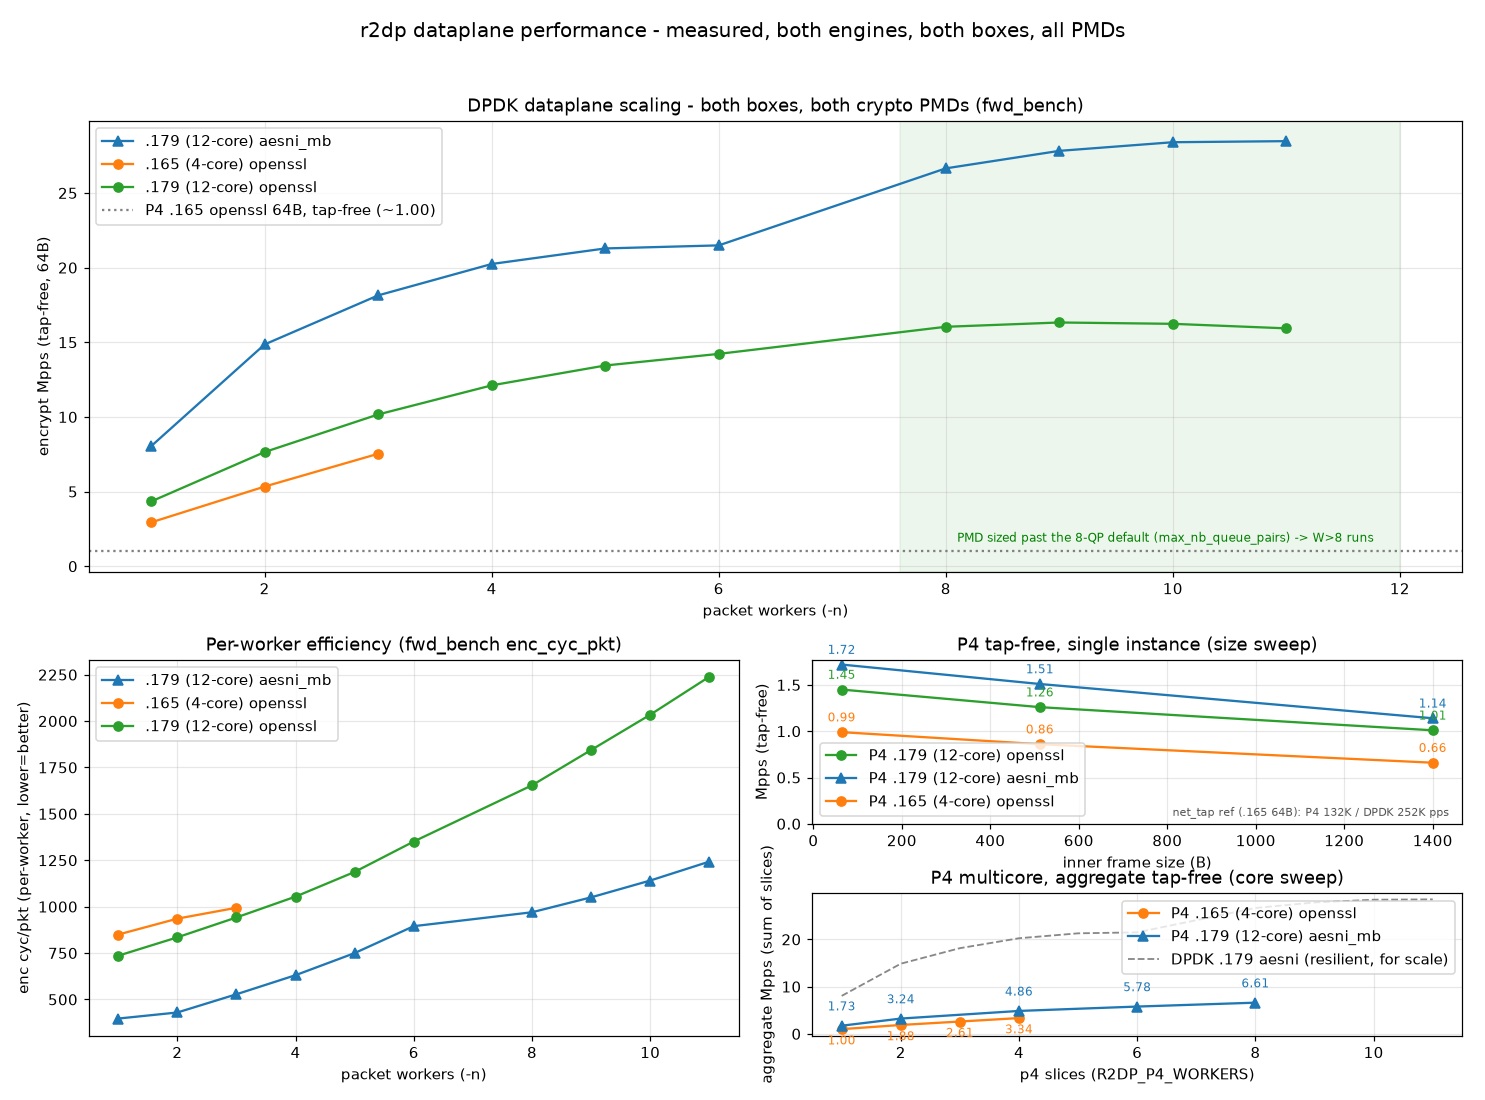

Source code (Python):
#!/usr/bin/env python3
"""Regenerate bench/curves.png from benchmark data.

Two modes:

  bench/curves.py plot [--data bench/curves_data.json]
      Render curves.png from the committed data JSON (works offline).

  bench/curves.py collect --bin /path/fwd_bench --box NAME --pmd openssl|aesni_mb \
          --hz 3.19e9 --workers 1,2,4,8,11 --size 64
      Run fwd_bench --json for each worker count and merge the enc/dec Mpps
      into --data (default bench/curves_data.json).  --box is any label
      (e.g. ".179 (12-core)") used as a series name.

  bench/curves.py collect --from-json fwd_res.json --box NAME --pmd PMD
      Parse an existing fwd_bench --json file instead of re-running.

The P4 tap-free point and the tap-path values are read from the data JSON's
"p4" / "tap" keys (committed from R2DP_P4_BENCH and bench/p4_bench.sh runs).

Data schema (curves_data.json):
{
  "dpdk": [ {"box": "...", "pmd": "openssl", "size": 64, "hz": 3.19e9,
             "enc": {worker: mpps, ...}, "dec": {...},
             "enc_cyc": {worker: cyc/pkt}, "dec_cyc": {...}}, ... ],
  "p4":   {"tapless_mpps": 1.00, "tap_mpps": 0.132, "dpdk_tap_mpps": 0.252,
           "sweep": {box: {pmd: {size: (mpps, cyc)}}}, "note": "..."},
}
"""
import argparse, json, os, subprocess, sys
import matplotlib
matplotlib.use("Agg")
import matplotlib.pyplot as plt

DEFAULT_DATA = os.path.join(os.path.dirname(os.path.abspath(__file__)),
                            "curves_data.json")
OUT = os.path.join(os.path.dirname(os.path.abspath(__file__)), "curves.png")


def load_data(path):
    if not os.path.exists(path):
        return {"dpdk": [], "p4": {}}
    with open(path) as f:
        return json.load(f)


def save_data(path, data):
    with open(path, "w") as f:
        json.dump(data, f, indent=1, sort_keys=False)
    print(f"wrote {path}")


def parse_fwd_json(text):
    """Parse one or more concatenated fwd_bench --json blobs (one per run)
    into a flat list of rows {'pmd','workers','size',
    enc,dec,enc_cyc,dec_cyc}.  --json - yields one JSON object per run on
    stdout; workers default to 1 on the single-worker path (the object omits
    the field).  Rows carry the bench's own per-worker cycles/pkt and Mpps."""
    import json as _json
    dec = _json.JSONDecoder()
    text = text[text.find("{"):]
    rows = []
    while text.strip():
        obj, end = dec.raw_decode(text)
        text = text[end:].lstrip()
        w = obj.get("workers", 1)
        for r in obj.get("results", []):
            rows.append({
                "pmd": obj.get("pmd", "?"),
                "workers": r.get("workers", w),
                "size": r.get("size"),
                "enc": r.get("enc_mpps"),
                "dec": r.get("dec_mpps"),
                "enc_cyc": r.get("enc_cyc_pkt"),
                "dec_cyc": r.get("dec_cyc_pkt"),
            })
    return rows


def collect_from_bin(data, args):
    path, box, pmd = args.bin, args.box, args.pmd
    hz = float(args.hz)
    ws = [int(x) for x in args.workers.split(",")]
    size = int(args.size)
    src = None
    for s in data.get("dpdk", []):
        if s["box"] == box and s["pmd"] == pmd:
            src = s
            break
    if src is None:
        src = {"box": box, "pmd": pmd, "size": size,
               "hz": hz, "enc": {}, "dec": {}, "enc_cyc": {}, "dec_cyc": {}}
        data["dpdk"].append(src)
    src.setdefault("enc_cyc", {})
    src.setdefault("dec_cyc", {})
    src["size"], src["hz"] = size, hz
    for w in ws:
        cmd = [path, "--pmd", pmd, "--sizes", str(size), "--tunnels", "1",
               "--runs", str(args.runs), "--workers", str(w),
               "--json", "-"]
        p = subprocess.run(cmd, capture_output=True, text=True)
        if p.returncode not in (0, 77):
            tail = p.stderr.strip().splitlines()[-1] if p.stderr.strip() else ""
            print(f"  W={w}: rc={p.returncode}: {tail}")
            continue
        rows = parse_fwd_json(p.stdout)
        for r in rows:
            if r["size"] == size:
                src["enc"][str(w)] = float(r["enc"])
                src["dec"][str(w)] = float(r["dec"])
                if r["enc_cyc"]:
                    src["enc_cyc"][str(w)] = float(r["enc_cyc"])
                if r["dec_cyc"]:
                    src["dec_cyc"][str(w)] = float(r["dec_cyc"])
        print(f"  W={w}: enc={src['enc'].get(str(w))} dec={src['dec'].get(str(w))} "
              f"{pmd} {box}")
    return data


def collect_from_file(data, args):
    with open(args.from_json) as f:
        rows = parse_fwd_json(f.read())
    # locate or create the series for this box/pmd, then overlay each worker
    src = next((s for s in data.get("dpdk", [])
                if s["box"] == args.box and s["pmd"] == args.pmd), None)
    fresh = src is None
    if fresh:
        src = {"box": args.box, "pmd": args.pmd, "enc": {}, "dec": {},
               "enc_cyc": {}, "dec_cyc": {}}
        data["dpdk"].append(src)
    src.setdefault("enc_cyc", {})
    src.setdefault("dec_cyc", {})
    for r in rows:
        src["enc"][str(r["workers"])] = r["enc"]
        src["dec"][str(r["workers"])] = r["dec"]
        if r["enc_cyc"]:
            src["enc_cyc"][str(r["workers"])] = r["enc_cyc"]
        if r["dec_cyc"]:
            src["dec_cyc"][str(r["workers"])] = r["dec_cyc"]
    if rows:
        src["size"] = rows[0]["size"]
    if args.hz:
        src["hz"] = float(args.hz)
    if not fresh:
        print(f"  merged {len(rows)} row(s) into {args.box} {args.pmd} "
              f"(enc keys now {sorted(src['enc'])})")
    return data


def plot(data, out):
    dpdk = sorted(data.get("dpdk", []),
                  key=lambda s: (s["pmd"] != "aesni_mb", "165" not in s["box"]))
    p4 = data.get("p4", {})
    p4_tapfree = p4.get("tapless_mpps", 1.00)
    p4_tap = p4.get("tap_mpps", 0.132)
    dpdk_tap = p4.get("dpdk_tap_mpps", 0.252)

    fig = plt.figure(figsize=(13.5, 10))
    gs = fig.add_gridspec(2, 2, height_ratios=[1.2, 1])
    # (a) DPDK tap-free scaling (enc) per series
    ax = fig.add_subplot(gs[0, :])
    # Stable color keyed by (box, pmd); reused verbatim in the P4 sweep panel
    # so a series keeps its color across panels (review: colors were inverted
    # between the DPDK and P4 panels).
    sc = {
        ".179 (12-core)|aesni_mb": "#1f77b4",
        ".165 (4-core)|openssl":  "#ff7f0e",
        ".179 (12-core)|openssl": "#2ca02c",
    }
    def color(box, pmd):
        return sc.get(f"{box}|{pmd}", "#333333")
    styles = {"openssl": "o-", "aesni_mb": "^-"}
    for s in dpdk:
        xs = sorted(int(k) for k in s["enc"])
        label = f"{s['box']} {s['pmd']}"
        ax.plot(xs, [s["enc"][str(x)] for x in xs], styles.get(s["pmd"], "o-"),
                label=label, color=color(s["box"], s["pmd"]), ms=6)
    ax.axhline(p4_tapfree, color="gray", ls=":", lw=1.5,
               label=f"P4 .165 openssl 64B, tap-free (~{p4_tapfree:.2f})")
    ax.axvspan(7.6, 12, color="green", alpha=0.07)
    ylo, yhi = ax.get_ylim()
    ax.text(8.1, ylo + (yhi - ylo) * 0.06,
            "PMD sized past the 8-QP default (max_nb_queue_pairs) -> W>8 runs",
            fontsize=8, color="green", va="bottom")
    ax.set_xlabel("packet workers (-n)")
    ax.set_ylabel("encrypt Mpps (tap-free, 64B)")
    ax.set_title("DPDK dataplane scaling - both boxes, both crypto PMDs (fwd_bench)")
    ax.grid(True, alpha=0.3)
    ax.legend(loc="upper left")

    # (b) efficiency: the bench's measured per-worker enc cyc/pkt (its own
    # column), not aggregate Mpps turned into a fake cyc/pkt.
    ax = fig.add_subplot(gs[1, 0])
    for s in dpdk:
        if not s.get("enc_cyc"):
            continue  # collected before cyc/pkt was kept; nothing honest to plot
        xs = sorted(int(k) for k in s["enc_cyc"])
        ax.plot(xs, [s["enc_cyc"][str(x)] for x in xs],
                styles.get(s["pmd"], "o-"),
                label=f"{s['box']} {s['pmd']}",
                color=color(s["box"], s["pmd"]), ms=6)
    ax.set_xlabel("packet workers (-n)")
    ax.set_ylabel("enc cyc/pkt (per-worker, lower=better)")
    ax.set_title("Per-worker efficiency (fwd_bench enc_cyc_pkt)")
    ax.grid(True, alpha=0.3)
    ax.legend()

    # (c) P4 tap-free sweep: Mpps vs packet size, per box/PMD (single instance)
    gs_c = gs[1, 1].subgridspec(2, 1, height_ratios=[1.15, 1], hspace=0.45)

    # (c1) P4 tap-free size sweep: Mpps vs packet size (single instance)
    ax = fig.add_subplot(gs_c[0])
    p4sweep = p4.get("sweep", {})
    if p4sweep:
        styles4 = {"openssl": "o-", "aesni_mb": "^-"}
        for box, pms in p4sweep.items():
            for pmd, sizes in pms.items():
                xs = sorted(int(k) for k in sizes)
                ys = [sizes[str(x)][0] for x in xs]   # Mpps
                ax.plot(xs, ys, styles4.get(pmd, "o-"), ms=6,
                        label=f"P4 {box} {pmd}",
                        color=color(box, pmd))
                for xi, yi in zip(xs, ys):
                    ax.annotate(f"{yi:.2f}", (xi, yi),
                                textcoords="offset points", xytext=(0, 7),
                                ha="center", fontsize=8,
                                color=color(box, pmd))
        ax.set_ylim(0, None)          # keep the .165 1400B (0.66) on the floor
        ax.set_xlabel("inner frame size (B)")
        ax.set_ylabel("Mpps (tap-free)")
        ax.set_title("P4 tap-free, single instance (size sweep)")
        ax.ticklabel_format(axis="x", style="plain")
        # tap wall (was the only place the shared net_tap numbers were on the
        # figure; keep them as a caption so the wall isn't lost from the chart)
        # Anchored bottom-right so it does not collide with the Mpps labels.
        ax.text(0.98, 0.03,
                f"net_tap ref (.165 64B): P4 {p4_tap*1e3:.0f}K / "
                f"DPDK {dpdk_tap*1e3:.0f}K pps",
                transform=ax.transAxes, va="bottom", ha="right",
                fontsize=7, color="#555555")

    # (c1) size sweep done (if/else above).  Now (c2) the core sweep on the
    # lower half of the right-hand panel -- a separate if/else, NOT nested in
    # the size-sweep block.
    if p4sweep:
        pass
    else:
        dpdk_tapfree = {}
        for s in dpdk:
            if "1" in s["enc"]:
                pm = "aesni" if s["pmd"] == "aesni_mb" else s["pmd"]
                box = "12c" if "179" in s["box"] else "4c"
                dpdk_tapfree[f"DPDK {box} {pm}"] = s["enc"]["1"]
        labels = (["P4 tap-free"] + list(dpdk_tapfree) +
                  ["P4 net_tap", "DPDK net_tap"])
        vals = [p4_tapfree] + list(dpdk_tapfree.values()) + [p4_tap, dpdk_tap]
        colors = (["#4C72B0"] + ["#55A868"]*len(dpdk_tapfree) +
                  ["#4C72B0", "#DD8452"])
        ax.bar(labels, vals, color=colors)
        for i, v in enumerate(vals):
            ax.text(i, v, f"{v:.2f}" if v >= 1 else f"{v*1e3:.0f}K",
                    ha="center", va="bottom", fontsize=9)
        ax.set_ylabel("Mpps")
        ax.set_title("Tap-free dataplane vs real I/O via shared net_tap (64B)")
        plt.setp(ax.get_xticklabels(), rotation=20, ha="right")
    ax.grid(True, alpha=0.3)
    ax.legend()

    # (c2) P4 multicore core sweep: aggregate Mpps vs R2DP_P4_WORKERS
    ax2 = fig.add_subplot(gs_c[1])
    p4core = p4.get("core_sweep", {})
    if p4core:
        for box, pms in p4core.items():
            # Alternate 5-tuple boxes so same-x annotations don't stack at
            # the default (0,7) offset.
            yoff = {"165": -10, "179": 10}.get(
                box[:3], -10 if "165" in box else 10)
            for pmd, ws in pms.items():
                xs = sorted(int(k) for k in ws)
                ys = [ws[str(x)]["mpps"] for x in xs]
                ax2.plot(xs, ys, styles4.get(pmd, "o-"), ms=6,
                         label=f"P4 {box} {pmd}", color=color(box, pmd))
                for xi, yi in zip(xs, ys):
                    ax2.annotate(f"{yi:.2f}", (xi, yi),
                                 textcoords="offset points", xytext=(0, yoff),
                                 ha="center", fontsize=8, color=color(box, pmd))
        ax2.set_xlabel("p4 slices (R2DP_P4_WORKERS)")
        ax2.set_ylabel("aggregate Mpps (sum of slices)")
        ax2.set_title("P4 multicore, aggregate tap-free (core sweep)")
        ax2.grid(True, alpha=0.3)
        # resilient-per-core DPDK reference on .179 aesni for scale context
        # (plot BEFORE legend so the reference appears in it)
        kase = next((s for s in dpdk if s.get("enc") and "179" in s["box"] and
                     s["pmd"] == "aesni_mb"), None)
        if kase:
            dx = sorted(int(k) for k in kase["enc"])
            ax2.plot(dx, [kase["enc"][str(x)] for x in dx], "--",
                     color="#888888", lw=1.2,
                     label="DPDK .179 aesni (resilient, for scale)")
        ax2.legend()
    else:
        ax2.text(0.5, 0.5, "multicore sweep not collected; run the R2DP_P4_WORKERS bench",
                 transform=ax2.transAxes, ha="center", va="center", fontsize=9,
                 color="#888888")
        ax2.set_title("P4 multicore core sweep (not yet collected)")

    fig.suptitle("r2dp dataplane performance - measured, both engines, both boxes, all PMDs",
                 fontsize=13)
    fig.tight_layout(rect=[0, 0, 1, 0.96])
    fig.savefig(out, dpi=110)
    print(f"wrote {out}")
    if p4.get("note"):
        print("note:", p4["note"])


def main():
    ap = argparse.ArgumentParser(description=__doc__,
                                 formatter_class=argparse.RawDescriptionHelpFormatter)
    ap.add_argument("--data", default=DEFAULT_DATA)
    sub = ap.add_subparsers(dest="cmd", required=True)

    p = sub.add_parser("plot")
    p.set_defaults(func=plot)

    c = sub.add_parser("collect")
    c.add_argument("--bin", help="path to fwd_bench binary")
    c.add_argument("--from-json", help="existing fwd_bench --json file")
    c.add_argument("--box", required=True, help="series label, e.g. '.179 (12-core)'")
    c.add_argument("--pmd", required=True, choices=["openssl", "aesni_mb"])
    c.add_argument("--workers", default="1,2,4,8,11")
    c.add_argument("--size", default=64)
    c.add_argument("--hz", default=None, help="TSC hz for this box")
    c.add_argument("--runs", default=3)
    c.set_defaults(func=None)

    args = ap.parse_args()
    data = load_data(args.data)

    if args.cmd == "collect":
        if args.bin:
            collect_from_bin(data, args)
        elif args.from_json:
            collect_from_file(data, args)
        else:
            ap.error("collect needs --bin or --from-json")
        save_data(args.data, data)
    else:
        plot(data, OUT)


if __name__ == "__main__":
    main()
